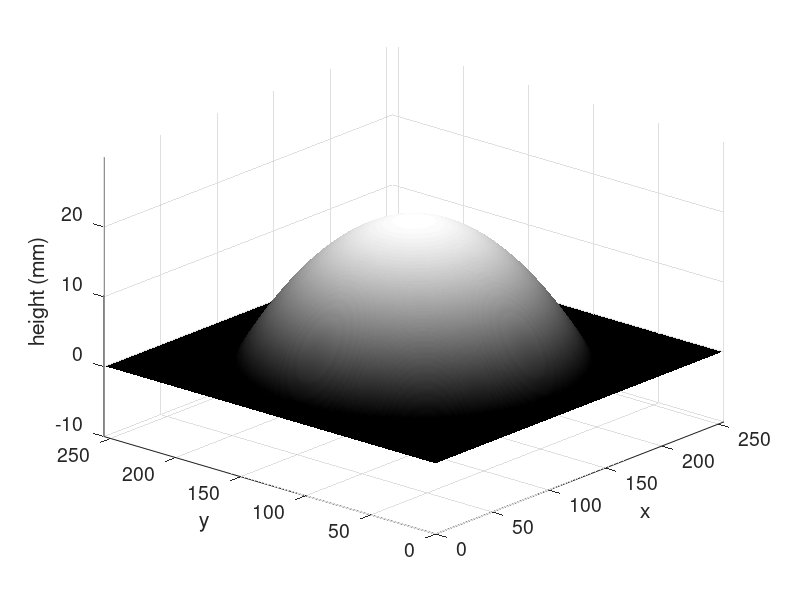
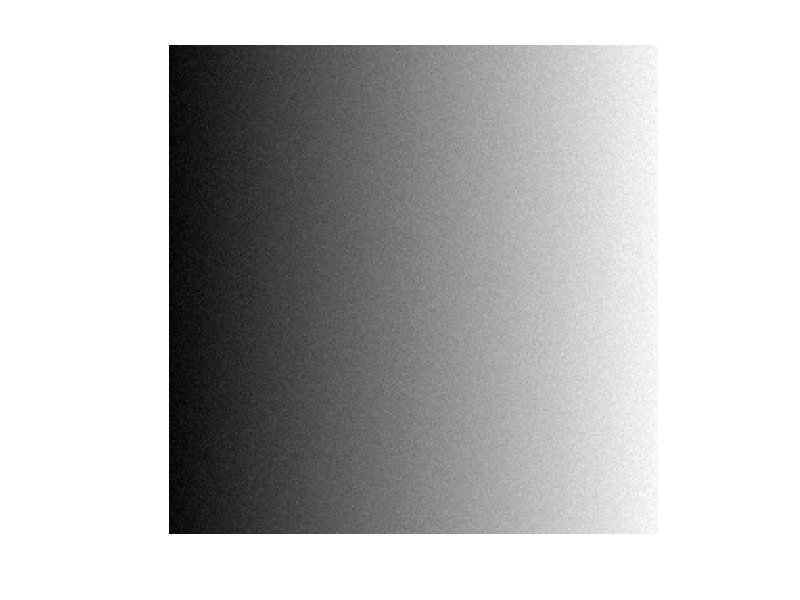
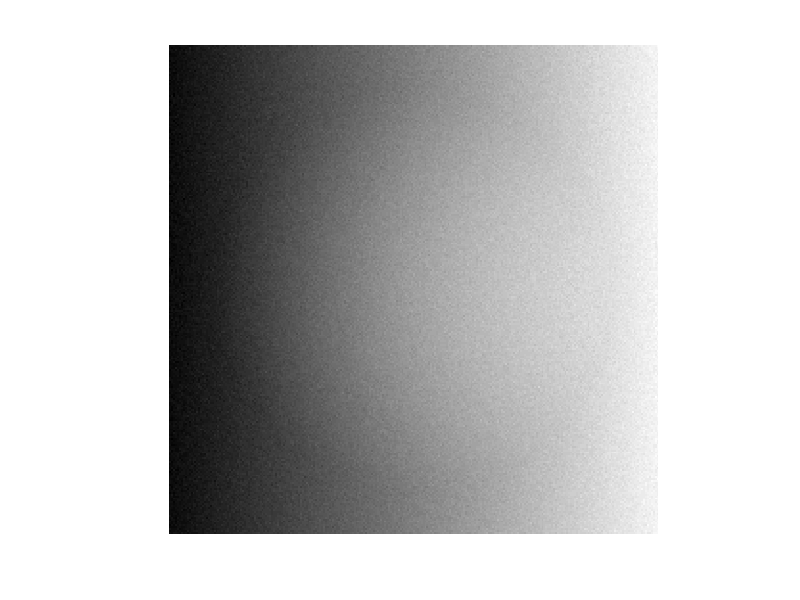
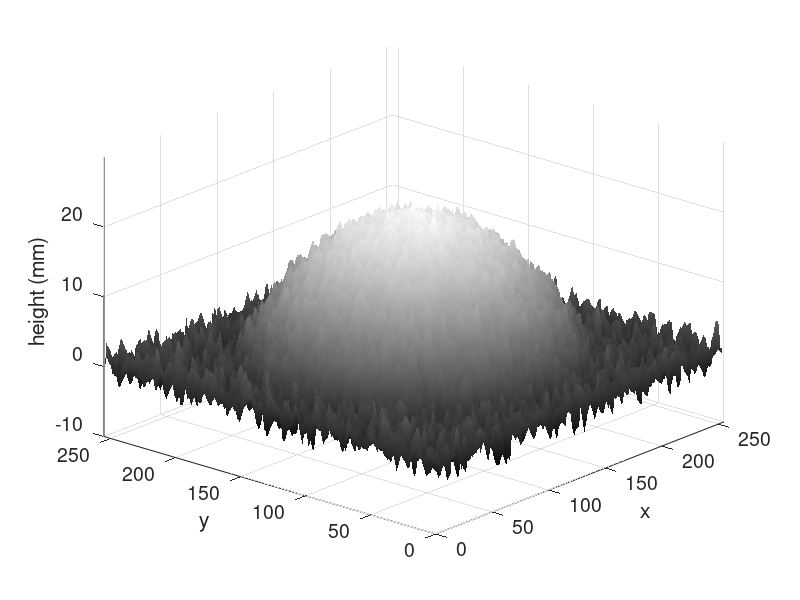

These charts were generated, in order, by the following MATLAB code:
close all
clear
clc

nc = 255;
d = 100;
l = 80;
obj_height = 20;

std_noise = 4.5;
filtered = 1;
nave = 3;

az = -49; % azimuth
el = 28; % elevation

showfig = 1;

x = linspace(-nc/2, nc/2, nc);

% generate parabola surface
z = zeros(nc, nc);
for i=1:nc
    for j=1:nc
        z(i,j) = -((x(i)^2) + (x(j)^2));
    end
end

mid = (max(max(z)) - min(min(z))) / 3;
z = z + mid;
z = (z / max(max(z))) * obj_height;

for i=1:nc
    for j=1:nc
        if z(i,j) < 0
            z(i,j) = 0;
        end
    end
end

if showfig
    figure, surf(z); shading interp; colormap(gray)
    set(gca, 'FontSize', 14, 'XTick', 0:50:250, 'YTick', 0:50:250, 'ZTick', -20:10:20);
    axis([0 255 0 255 -10 30]);
    view(az, el);
    xlabel('x');
    ylabel('y');
    zlabel('height (mm)');
end

% generate reference pattern
ref = zeros(nc,nc);
for i=1:nc
    for j=1:nc
        ref(i,j) = j;
    end
end

% add AWGN
ref = ref + std_noise*randn(nc,nc);

if showfig
    figure, imshow(ref,[]); 
end

% generate deformed pattern
def = zeros(nc,nc);
u = zeros(nc, nc);

for i=1:nc
    for j=1:nc
        u(i,j) = (d*z(i,j)) / (l - z(i,j));
        def(i,j) = j + u(i,j);
    end
end

% add AWGN
def = def + std_noise*randn(nc,nc);

if showfig
    figure, imshow(def, []); 
end

% filter first
if filtered
    h = fspecial('average', [nave nave]);

    def = imfilter(def, h, 'replicate');
    ref = imfilter(ref, h, 'replicate');

    def = medfilt2(def, [nave nave]);
    ref = medfilt2(ref, [nave nave]);
end

% reconstruct using linear profilometry
tic
fx = def - ref;
toc
rec = (fx * l) ./ (d + fx);

dif = rec - z;

disp(['standard deviation of error: ' num2str(std(dif(:)))]);

if showfig
    figure, surf(rec); shading interp; colormap(gray);
    set(gca, 'FontSize', 14, 'XTick', 0:50:250, 'YTick', 0:50:250, 'ZTick', -20:10:20);
    axis([0 255 0 255 -10 30]);
    view(az, el);
    xlabel('x');
    ylabel('y');
    zlabel('height (mm)');

    figure, surf(rec - z); shading interp; colormap(gray);
    set(gca, 'FontSize', 14, 'XTick', 0:50:250, 'YTick', 0:50:250, 'ZTick', -20:10:20);
    axis([0 255 0 255 -10 30]);
    view(az, el);
    xlabel('x');
    ylabel('y');
    zlabel('height (mm)');
end